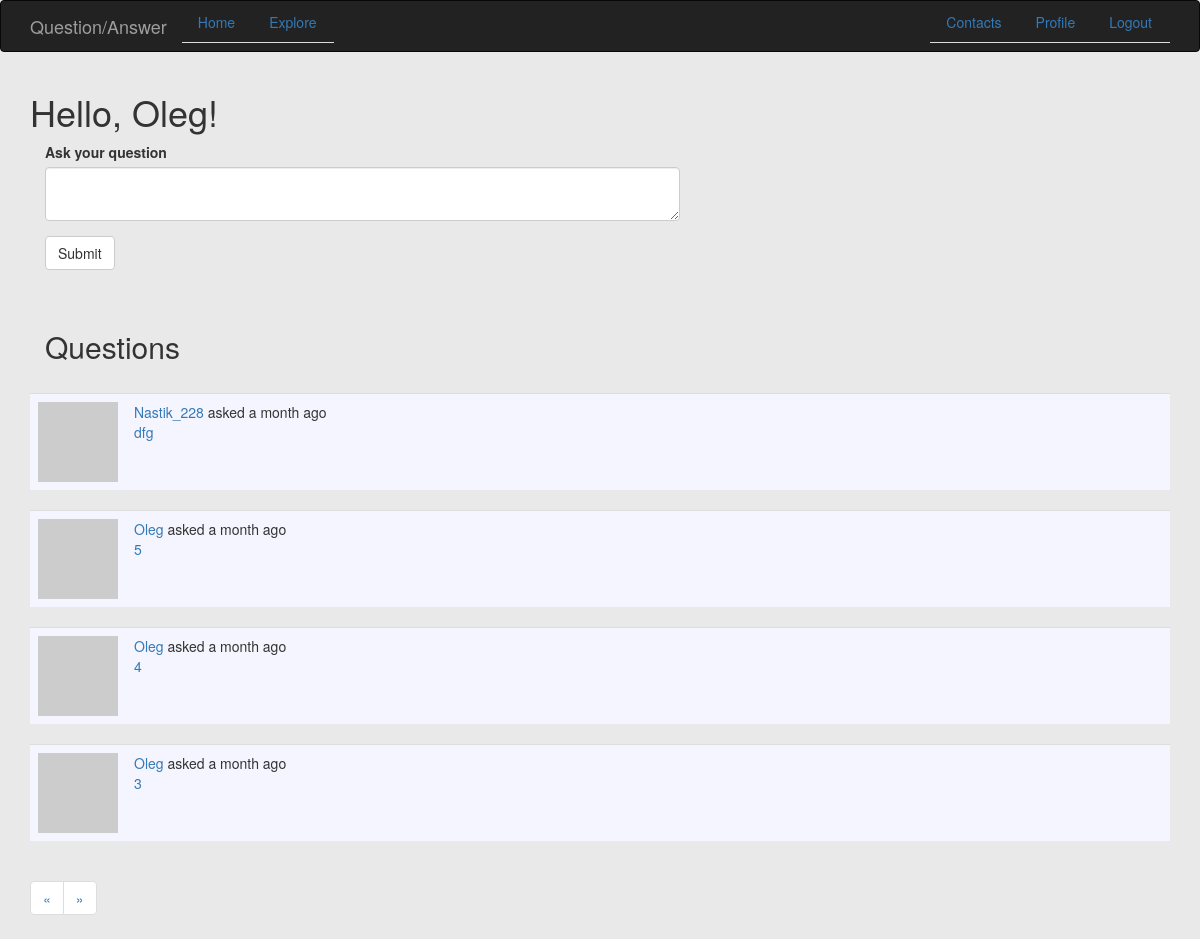
Before: /index (signed in) with the older database file.
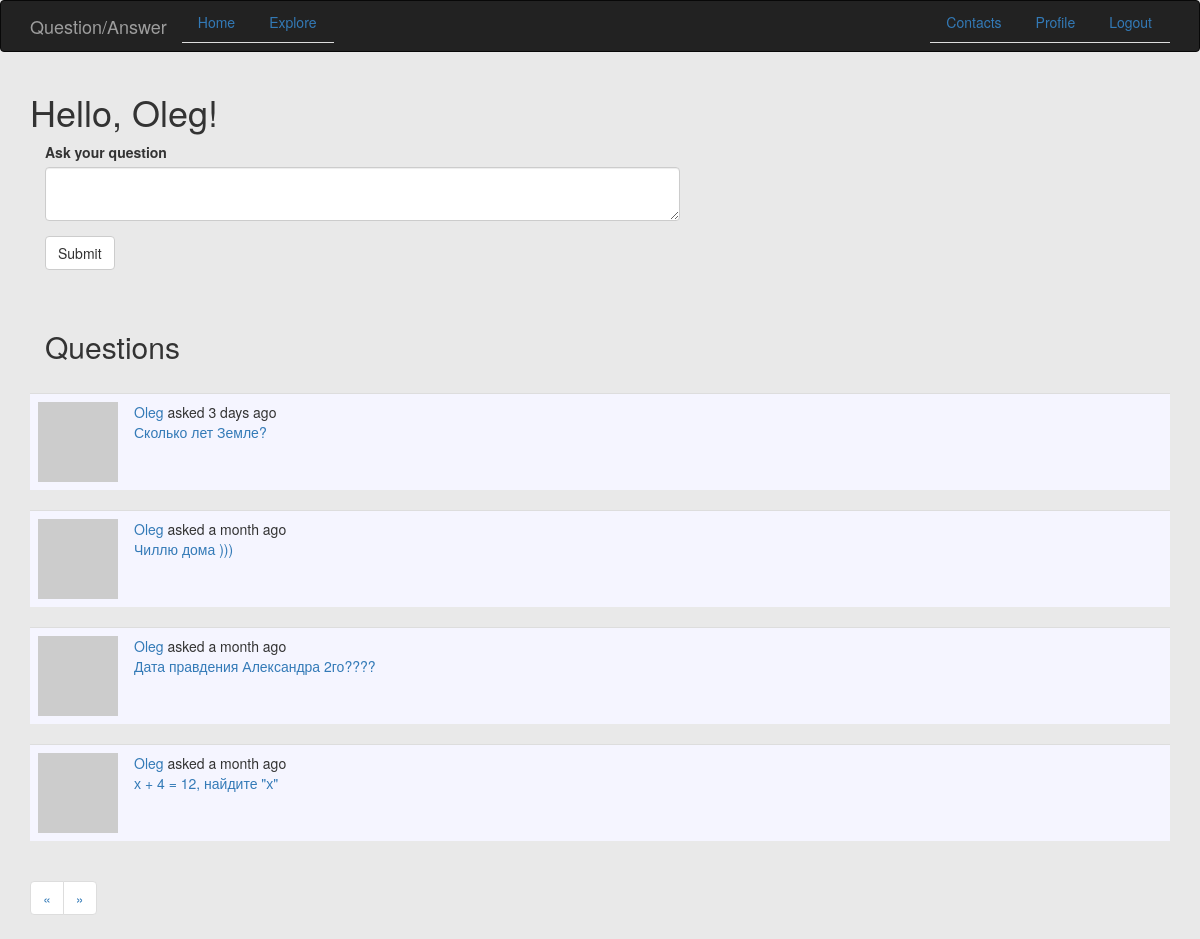
After: the same page with the newer database file.
### app/models.py (models this page shows, shortened)
class Post(db.Model):
    id = db.Column(db.Integer, primary_key=True)
    body = db.Column(db.String(140))
    timestamp = db.Column(db.DateTime, index=True, default=datetime.utcnow)
    user_id = db.Column(db.Integer, db.ForeignKey('user.id'))
    answers = db.relationship('Answer', backref='post', lazy='dynamic')

### app/routes.py (the view)
@app.route('/', methods=['GET', 'POST'])
@app.route('/index', methods=['GET', 'POST'])
@login_required
def index():
    form = PostForm()
    if form.validate_on_submit():
        post = Post(body=form.post.data, author=current_user)
        db.session.add(post)
        db.session.commit()
        flash(_('Your post is now live!'))
        return redirect(url_for('index'))
    page = request.args.get('page', 1, type=int)
    posts = current_user.followed_posts().paginate(page, app.config['POSTS_PER_PAGE'], False)
    next_url = url_for('index', page=posts.next_num) \
        if posts.has_next else None
    prev_url = url_for('index', page=posts.prev_num) \
        if posts.has_prev else None
    return render_template('index.html', title=_('Home'), form=form, posts=posts.items, next_url=next_url, prev_url=prev_url)

### app/forms.py
class PostForm(FlaskForm):
    post = TextAreaField(_l('Ask your question'), validators=[DataRequired()])
    submit = SubmitField(_l('Submit'))

### app/models.py (called while the page is built)
@login.user_loader
def load_user(id):
    return User.query.get(int(id))

    def avatar(self, size):
        digest = md5(self.email.lower().encode('utf-8')).hexdigest()
        return 'https://www.gravatar.com/avatar/{}?d=identicon&s={}'.format(
            digest, size)

    def followed_posts(self):
        followed = Post.query.join(
            followers, (followers.c.followed_id == Post.user_id)).filter(
                followers.c.follower_id == self.id)
        own = Post.query.filter_by(user_id=self.id)
        return followed.union(own).order_by(Post.timestamp.desc())

### app/routes.py (called while the page is built)
@app.before_request
def before_request():
    if current_user.is_authenticated:
        current_user.last_seen = datetime.utcnow()
        db.session.commit()
    g.locale = str(get_locale())

### app/templates/index.html
{% extends "base.html" %}
{% import 'bootstrap/wtf.html' as wtf %}
{% block app_content %}
    <h1>{{ _('Hello, %(username)s!', username=current_user.username) }}</h1>
    {% if form %}
	    <div class="col-md-7">
	        {{ wtf.quick_form(form) }}<br><br>
	        <h2>{{_('Questions')}}</h2><br>
	    </div>
    {% endif %}
    {% for post in posts %}
        {% include '_post.html' %}
    {% endfor %}
	<nav aria-label="Page navigation example">
      	<ul class="pagination">
	        <li class="page-item">
	          	<a class="page-link" href="{{ prev_url or '#' }}" aria-label="Previous">
	            	<span aria-hidden="true">&laquo;</span>
	          	</a>
	        </li>
	        <li class="page-item">
	          	<a class="page-link" href="{{ next_url or '#' }}" aria-label="Next">
	            	<span aria-hidden="true">&raquo;</span>
	          	</a>
	        </li>
      	</ul>
    </nav>
{% endblock %}

### app/templates/_post.html (shortened to what this page needs)
<table class="table table-hover" style="background-color:#F5F5FF">
    <tr>
        <td width="70px">
            <a href="{{ url_for('user', username=post.author.username) }}">
                <img src="{{ post.author.avatar(70) }}" />
            </a>
        </td>
        <td>
            {{ _('%(username)s asked %(when)s',
                username=user_link, when=moment(post.timestamp).fromNow()) }}
            <br>
            <a href="{{url_for('question', quest_id = post.id)}}"> {{post.body}} </a>
        </td>
    </tr>
</table>

Changed rows visible on the page:
no longer on this page (row edited): Post: body "dfg"
no longer on this page (row edited): Post: body "5"
no longer on this page (row edited): Post: body "4"
no longer on this page (row edited): Post: body "3"
added Post: body "Сколько лет Земле?"
added Post: body "Чиллю дома )))"
now on this page (row edited): Post: body "Дата правдения Александра 2го????"
now on this page (row edited): Post: body "х + 4 = 12, найдите \"х\""
